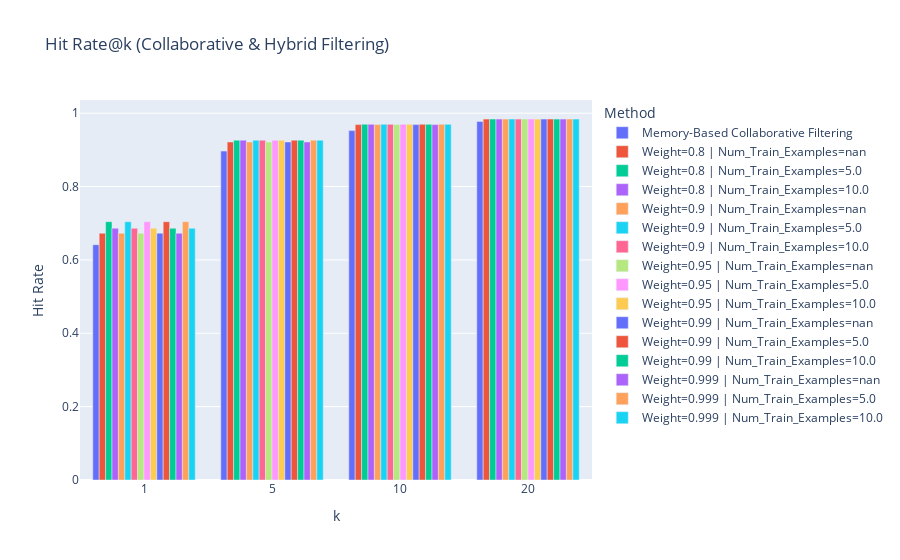

Write notebook code for a chart like this one.
### Code cell
create_bar_chart_plotly(
    combined_df,
    x="k", 
    y="hit_rate", 
    color="name", 
    title="Hit Rate@k (Collaborative & Hybrid Filtering)", 
    labels={"k": "k", "hit_rate": "Hit Rate", "name": "Method"}
)

### Figure 1 — Plotly figure (JSON) as saved in the notebook; plotly's stock layout.template omitted (floating-point values rounded to 4 significant figures)
{"data": [{"alignmentgroup": "True", "hovertemplate": "Method=Memory-Based Collaborative Filtering<br>k=%{x}<br>Hit Rate=%{y}<extra></extra>", "legendgroup": "Memory-Based Collaborative Filtering", "marker": {"color": "#636efa", "pattern": {"shape": ""}}, "name": "Memory-Based Collaborative Filtering", "offsetgroup": "Memory-Based Collaborative Filtering", "orientation": "v", "showlegend": true, "textposition": "auto", "type": "bar", "x": ["1", "5", "10", "20"], "xaxis": "x", "y": [0.6414, 0.8967, 0.9525, 0.9777], "yaxis": "y"}, {"alignmentgroup": "True", "hovertemplate": "Method=Weight=0.8 | Num_Train_Examples=nan<br>k=%{x}<br>Hit Rate=%{y}<extra></extra>", "legendgroup": "Weight=0.8 | Num_Train_Examples=nan", "marker": {"color": "#EF553B", "pattern": {"shape": ""}}, "name": "Weight=0.8 | Num_Train_Examples=nan", "offsetgroup": "Weight=0.8 | Num_Train_Examples=nan", "orientation": "v", "showlegend": true, "textposition": "auto", "type": "bar", "x": ["1", "5", "10", "20"], "xaxis": "x", "y": [0.6728, 0.9216, 0.9688, 0.9839], "yaxis": "y"}, {"alignmentgroup": "True", "hovertemplate": "Method=Weight=0.8 | Num_Train_Examples=5.0<br>k=%{x}<br>Hit Rate=%{y}<extra></extra>", "legendgroup": "Weight=0.8 | Num_Train_Examples=5.0", "marker": {"color": "#00cc96", "pattern": {"shape": ""}}, "name": "Weight=0.8 | Num_Train_Examples=5.0", "offsetgroup": "Weight=0.8 | Num_Train_Examples=5.0", "orientation": "v", "showlegend": true, "textposition": "auto", "type": "bar", "x": ["1", "5", "10", "20"], "xaxis": "x", "y": [0.7042, 0.9265, 0.9699, 0.9842], "yaxis": "y"}, {"alignmentgroup": "True", "hovertemplate": "Method=Weight=0.8 | Num_Train_Examples=10.0<br>k=%{x}<br>Hit Rate=%{y}<extra></extra>", "legendgroup": "Weight=0.8 | Num_Train_Examples=10.0", "marker": {"color": "#ab63fa", "pattern": {"shape": ""}}, "name": "Weight=0.8 | Num_Train_Examples=10.0", "offsetgroup": "Weight=0.8 | Num_Train_Examples=10.0", "orientation": "v", "showlegend": true, "textposition": "auto", "type": "bar", "x": ["1", "5", "10", "20"], "xaxis": "x", "y": [0.6863, 0.9265, 0.9696, 0.9839], "yaxis": "y"}, {"alignmentgroup": "True", "hovertemplate": "Method=Weight=0.9 | Num_Train_Examples=nan<br>k=%{x}<br>Hit Rate=%{y}<extra></extra>", "legendgroup": "Weight=0.9 | Num_Train_Examples=nan", "marker": {"color": "#FFA15A", "pattern": {"shape": ""}}, "name": "Weight=0.9 | Num_Train_Examples=nan", "offsetgroup": "Weight=0.9 | Num_Train_Examples=nan", "orientation": "v", "showlegend": true, "textposition": "auto", "type": "bar", "x": ["1", "5", "10", "20"], "xaxis": "x", "y": [0.6728, 0.9216, 0.9688, 0.9839], "yaxis": "y"}, {"alignmentgroup": "True", "hovertemplate": "Method=Weight=0.9 | Num_Train_Examples=5.0<br>k=%{x}<br>Hit Rate=%{y}<extra></extra>", "legendgroup": "Weight=0.9 | Num_Train_Examples=5.0", "marker": {"color": "#19d3f3", "pattern": {"shape": ""}}, "name": "Weight=0.9 | Num_Train_Examples=5.0", "offsetgroup": "Weight=0.9 | Num_Train_Examples=5.0", "orientation": "v", "showlegend": true, "textposition": "auto", "type": "bar", "x": ["1", "5", "10", "20"], "xaxis": "x", "y": [0.7042, 0.9265, 0.9699, 0.9842], "yaxis": "y"}, {"alignmentgroup": "True", "hovertemplate": "Method=Weight=0.9 | Num_Train_Examples=10.0<br>k=%{x}<br>Hit Rate=%{y}<extra></extra>", "legendgroup": "Weight=0.9 | Num_Train_Examples=10.0", "marker": {"color": "#FF6692", "pattern": {"shape": ""}}, "name": "Weight=0.9 | Num_Train_Examples=10.0", "offsetgroup": "Weight=0.9 | Num_Train_Examples=10.0", "orientation": "v", "showlegend": true, "textposition": "auto", "type": "bar", "x": ["1", "5", "10", "20"], "xaxis": "x", "y": [0.6863, 0.9265, 0.9696, 0.9839], "yaxis": "y"}, {"alignmentgroup": "True", "hovertemplate": "Method=Weight=0.95 | Num_Train_Examples=nan<br>k=%{x}<br>Hit Rate=%{y}<extra></extra>", "legendgroup": "Weight=0.95 | Num_Train_Examples=nan", "marker": {"color": "#B6E880", "pattern": {"shape": ""}}, "name": "Weight=0.95 | Num_Train_Examples=nan", "offsetgroup": "Weight=0.95 | Num_Train_Examples=nan", "orientation": "v", "showlegend": true, "textposition": "auto", "type": "bar", "x": ["1", "5", "10", "20"], "xaxis": "x", "y": [0.6728, 0.9216, 0.9688, 0.9839], "yaxis": "y"}, {"alignmentgroup": "True", "hovertemplate": "Method=Weight=0.95 | Num_Train_Examples=5.0<br>k=%{x}<br>Hit Rate=%{y}<extra></extra>", "legendgroup": "Weight=0.95 | Num_Train_Examples=5.0", "marker": {"color": "#FF97FF", "pattern": {"shape": ""}}, "name": "Weight=0.95 | Num_Train_Examples=5.0", "offsetgroup": "Weight=0.95 | Num_Train_Examples=5.0", "orientation": "v", "showlegend": true, "textposition": "auto", "type": "bar", "x": ["1", "5", "10", "20"], "xaxis": "x", "y": [0.7042, 0.9265, 0.9699, 0.9842], "yaxis": "y"}, {"alignmentgroup": "True", "hovertemplate": "Method=Weight=0.95 | Num_Train_Examples=10.0<br>k=%{x}<br>Hit Rate=%{y}<extra></extra>", "legendgroup": "Weight=0.95 | Num_Train_Examples=10.0", "marker": {"color": "#FECB52", "pattern": {"shape": ""}}, "name": "Weight=0.95 | Num_Train_Examples=10.0", "offsetgroup": "Weight=0.95 | Num_Train_Examples=10.0", "orientation": "v", "showlegend": true, "textposition": "auto", "type": "bar", "x": ["1", "5", "10", "20"], "xaxis": "x", "y": [0.6863, 0.9265, 0.9696, 0.9839], "yaxis": "y"}, {"alignmentgroup": "True", "hovertemplate": "Method=Weight=0.99 | Num_Train_Examples=nan<br>k=%{x}<br>Hit Rate=%{y}<extra></extra>", "legendgroup": "Weight=0.99 | Num_Train_Examples=nan", "marker": {"color": "#636efa", "pattern": {"shape": ""}}, "name": "Weight=0.99 | Num_Train_Examples=nan", "offsetgroup": "Weight=0.99 | Num_Train_Examples=nan", "orientation": "v", "showlegend": true, "textposition": "auto", "type": "bar", "x": ["1", "5", "10", "20"], "xaxis": "x", "y": [0.6728, 0.9216, 0.9688, 0.9839], "yaxis": "y"}, {"alignmentgroup": "True", "hovertemplate": "Method=Weight=0.99 | Num_Train_Examples=5.0<br>k=%{x}<br>Hit Rate=%{y}<extra></extra>", "legendgroup": "Weight=0.99 | Num_Train_Examples=5.0", "marker": {"color": "#EF553B", "pattern": {"shape": ""}}, "name": "Weight=0.99 | Num_Train_Examples=5.0", "offsetgroup": "Weight=0.99 | Num_Train_Examples=5.0", "orientation": "v", "showlegend": true, "textposition": "auto", "type": "bar", "x": ["1", "5", "10", "20"], "xaxis": "x", "y": [0.7042, 0.9265, 0.9699, 0.9842], "yaxis": "y"}, {"alignmentgroup": "True", "hovertemplate": "Method=Weight=0.99 | Num_Train_Examples=10.0<br>k=%{x}<br>Hit Rate=%{y}<extra></extra>", "legendgroup": "Weight=0.99 | Num_Train_Examples=10.0", "marker": {"color": "#00cc96", "pattern": {"shape": ""}}, "name": "Weight=0.99 | Num_Train_Examples=10.0", "offsetgroup": "Weight=0.99 | Num_Train_Examples=10.0", "orientation": "v", "showlegend": true, "textposition": "auto", "type": "bar", "x": ["1", "5", "10", "20"], "xaxis": "x", "y": [0.6863, 0.9265, 0.9696, 0.9839], "yaxis": "y"}, {"alignmentgroup": "True", "hovertemplate": "Method=Weight=0.999 | Num_Train_Examples=nan<br>k=%{x}<br>Hit Rate=%{y}<extra></extra>", "legendgroup": "Weight=0.999 | Num_Train_Examples=nan", "marker": {"color": "#ab63fa", "pattern": {"shape": ""}}, "name": "Weight=0.999 | Num_Train_Examples=nan", "offsetgroup": "Weight=0.999 | Num_Train_Examples=nan", "orientation": "v", "showlegend": true, "textposition": "auto", "type": "bar", "x": ["1", "5", "10", "20"], "xaxis": "x", "y": [0.6728, 0.9216, 0.9688, 0.9839], "yaxis": "y"}, {"alignmentgroup": "True", "hovertemplate": "Method=Weight=0.999 | Num_Train_Examples=5.0<br>k=%{x}<br>Hit Rate=%{y}<extra></extra>", "legendgroup": "Weight=0.999 | Num_Train_Examples=5.0", "marker": {"color": "#FFA15A", "pattern": {"shape": ""}}, "name": "Weight=0.999 | Num_Train_Examples=5.0", "offsetgroup": "Weight=0.999 | Num_Train_Examples=5.0", "orientation": "v", "showlegend": true, "textposition": "auto", "type": "bar", "x": ["1", "5", "10", "20"], "xaxis": "x", "y": [0.7042, 0.9265, 0.9699, 0.9842], "yaxis": "y"}, {"alignmentgroup": "True", "hovertemplate": "Method=Weight=0.999 | Num_Train_Examples=10.0<br>k=%{x}<br>Hit Rate=%{y}<extra></extra>", "legendgroup": "Weight=0.999 | Num_Train_Examples=10.0", "marker": {"color": "#19d3f3", "pattern": {"shape": ""}}, "name": "Weight=0.999 | Num_Train_Examples=10.0", "offsetgroup": "Weight=0.999 | Num_Train_Examples=10.0", "orientation": "v", "showlegend": true, "textposition": "auto", "type": "bar", "x": ["1", "5", "10", "20"], "xaxis": "x", "y": [0.6863, 0.9265, 0.9696, 0.9839], "yaxis": "y"}], "layout": {"barmode": "group", "legend": {"title": {"text": "Method"}, "tracegroupgap": 0}, "title": {"text": "Hit Rate@k (Collaborative & Hybrid Filtering)"}, "xaxis": {"anchor": "y", "domain": [0, 1], "tickvals": ["1", "10", "20", "5"], "title": {"text": "k"}}, "yaxis": {"anchor": "x", "domain": [0, 1], "title": {"text": "Hit Rate"}}}}
